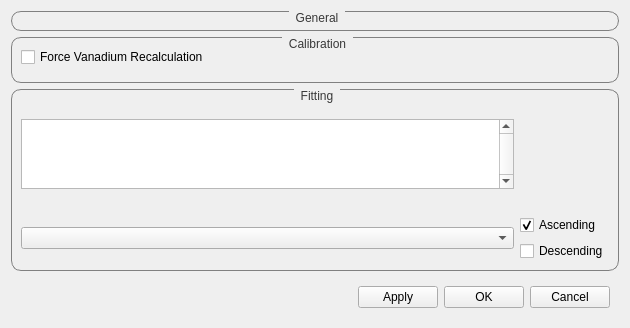
<?xml version="1.0" encoding="UTF-8"?>
<ui version="4.0">
 <class>Form</class>
 <widget class="QWidget" name="Form">
  <property name="geometry">
   <rect>
    <x>0</x>
    <y>0</y>
    <width>630</width>
    <height>184</height>
   </rect>
  </property>
  <property name="windowTitle">
   <string>Engineering Diffraction Analysis - Settings</string>
  </property>
  <property name="styleSheet">
   <string notr="true">QGroupBox {
border: 1px solid grey;border-radius: 10px;margin-top: 1ex; margin-right: 0ex
}
QGroupBox:title {
                          subcontrol-origin: margin;
                          subcontrol-position: top center;
                          padding-top: 0px;
                          padding-bottom: 0px;
							  padding-left: 5px;
                          padding-right: 5px;
                          color: rgb(56, 56, 56)
}</string>
  </property>
  <layout class="QVBoxLayout" name="verticalLayout">
   <item>
    <widget class="QGroupBox" name="group_general">
     <property name="title">
      <string>General</string>
     </property>
     <layout class="QGridLayout" name="gridLayout">
      <item row="0" column="0">
       <widget class="FileFinderWidget" name="finder_save" native="true"/>
      </item>
     </layout>
    </widget>
   </item>
   <item>
    <widget class="QGroupBox" name="group_calib">
     <property name="title">
      <string>Calibration</string>
     </property>
     <layout class="QGridLayout" name="gridLayout_2">
      <item row="0" column="0">
       <widget class="QCheckBox" name="check_vanRecalc">
        <property name="text">
         <string>Force Vanadium Recalculation</string>
        </property>
       </widget>
      </item>
      <item row="1" column="0">
       <widget class="FileFinderWidget" name="finder_fullCalib" native="true"/>
      </item>
     </layout>
    </widget>
   </item>
   <item>
    <widget class="QGroupBox" name="fitting">
     <property name="title">
      <string>Fitting</string>
     </property>
     <layout class="QGridLayout" name="gridLayout_3">
	  <item row="0" column="0">
	   <widget class="QLabel" name="log_list_label"></widget>
	  </item>
      <item row="1" column="0">
       <widget class="QListWidget" name="log_list">
		<property name="verticalScrollBarPolicy">
		  <enum>Qt::ScrollBarAlwaysOn</enum>
        </property>
       </widget>
      </item>
	  <item row="2" column="0">
	   <widget class="QLabel" name="primary_log_label"></widget>
	  </item>
	  <item row="3" column="0">
       <widget class="QComboBox" name="primary_log">
       </widget>
      </item>
	  <item row="3" column="1">
	   <layout class="QVBoxLayout" name="SeqFitOrder_layout">
	    <item>
         <widget class="QCheckBox" name="check_ascending">
          <property name="text">
           <string>Ascending</string>
          </property>
		  <property name="checked">
           <bool>true</bool>
          </property>
	    </widget>
	    </item>
		<item>
         <widget class="QCheckBox" name="check_descending">
          <property name="text">
           <string>Descending</string>
          </property>
		  <property name="checked">
           <bool>false</bool>
          </property>
	    </widget>
	    </item>
	   </layout>
	  </item>
     </layout>
    </widget>
   </item>
   <item>
    <spacer name="verticalSpacer">
     <property name="orientation">
      <enum>Qt::Vertical</enum>
     </property>
     <property name="sizeHint" stdset="0">
      <size>
       <width>20</width>
       <height>40</height>
      </size>
     </property>
    </spacer>
   </item>
   <item>
    <widget class="QFrame" name="frame">
     <property name="sizePolicy">
      <sizepolicy hsizetype="Preferred" vsizetype="Minimum">
       <horstretch>0</horstretch>
       <verstretch>0</verstretch>
      </sizepolicy>
     </property>
     <property name="frameShape">
      <enum>QFrame::NoFrame</enum>
     </property>
     <property name="frameShadow">
      <enum>QFrame::Raised</enum>
     </property>
     <layout class="QHBoxLayout" name="horizontalLayout">
      <item>
       <spacer name="horizontalSpacer">
        <property name="orientation">
         <enum>Qt::Horizontal</enum>
        </property>
        <property name="sizeHint" stdset="0">
         <size>
          <width>40</width>
          <height>20</height>
         </size>
        </property>
       </spacer>
      </item>
      <item>
       <widget class="QPushButton" name="btn_apply">
        <property name="text">
         <string>Apply</string>
        </property>
       </widget>
      </item>
      <item>
       <widget class="QPushButton" name="btn_ok">
        <property name="text">
         <string>OK</string>
        </property>
       </widget>
      </item>
      <item>
       <widget class="QPushButton" name="btn_cancel">
        <property name="text">
         <string>Cancel</string>
        </property>
       </widget>
      </item>
     </layout>
    </widget>
   </item>
  </layout>
 </widget>
 <customwidgets>
  <customwidget>
   <class>FileFinderWidget</class>
   <extends>QWidget</extends>
   <header>mantidqt.widgets.filefinderwidget</header>
   <container>1</container>
  </customwidget>
 </customwidgets>
 <resources/>
 <connections/>
</ui>
